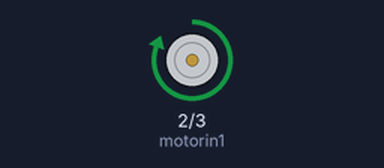
Bench run of a sketch on a simulated Arduino Uno, built with avr-gcc and run on an emulated ATmega328P. On the bench: motor-driver pin pairs drawn as motors (green arrow = first pin HIGH = forward, orange = second pin HIGH = backward, longer = more drive).

Above: at 0.5 s.
At 2.7 s:
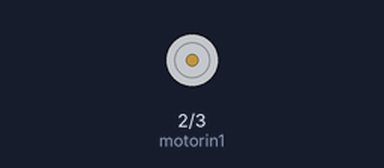
At 5.0 s:
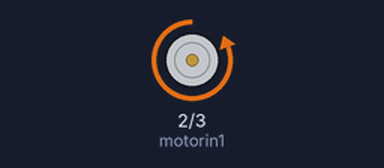
Timing chart, 0 to 6.9 s (numbered marks = the images above):
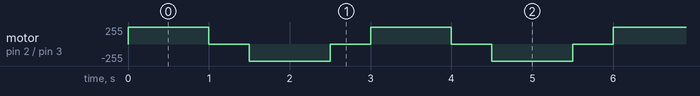

Measured:
- by itself, motor on pin 2 (motorin1) / pin 3 (motorin2): repeats every 3.0 s: stopped 0.50 s, backward 255/255 1.0 s, stopped 0.50 s, forward 255/255 1.0 s

The sketch:

EXA1.ino
```cpp
const int motorin1 = 2;
const int motorin2 = 3;
const int DELAY = 1000;

void setup() {

    pinMode(motorin1, OUTPUT);
    pinMode(motorin2, OUTPUT);

}

void loop() {

    forward();
    delay(DELAY);
    motorstop();
    delay(500);
    backward();
    delay(DELAY);
    motorstop();
    delay(500);

}

void forward() {

    digitalWrite(motorin1, HIGH);
    digitalWrite(motorin2, LOW);

}

void backward() {

    digitalWrite(motorin1, LOW);
    digitalWrite(motorin2, HIGH);

}

void motorstop() {

    digitalWrite(motorin1, LOW);
    digitalWrite(motorin2, LOW);

}
```
